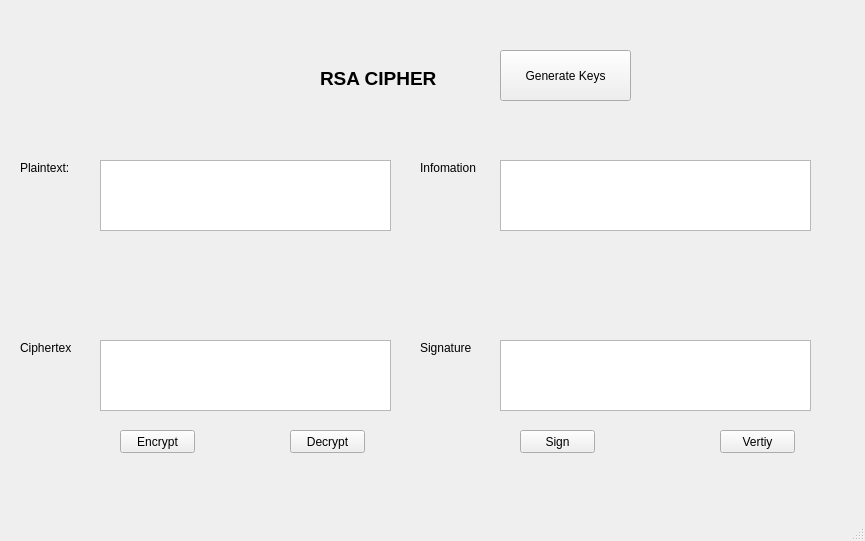
<?xml version="1.0" encoding="UTF-8"?>
<ui version="4.0">
 <class>MainWindow</class>
 <widget class="QMainWindow" name="MainWindow">
  <property name="geometry">
   <rect>
    <x>0</x>
    <y>0</y>
    <width>865</width>
    <height>541</height>
   </rect>
  </property>
  <property name="windowTitle">
   <string>MainWindow</string>
  </property>
  <widget class="QWidget" name="centralwidget">
   <widget class="QLabel" name="label">
    <property name="geometry">
     <rect>
      <x>320</x>
      <y>70</y>
      <width>121</width>
      <height>16</height>
     </rect>
    </property>
    <property name="font">
     <font>
      <pointsize>14</pointsize>
      <weight>75</weight>
      <bold>true</bold>
     </font>
    </property>
    <property name="text">
     <string>RSA CIPHER</string>
    </property>
   </widget>
   <widget class="QLabel" name="label_2">
    <property name="geometry">
     <rect>
      <x>20</x>
      <y>160</y>
      <width>51</width>
      <height>16</height>
     </rect>
    </property>
    <property name="text">
     <string>Plaintext:</string>
    </property>
   </widget>
   <widget class="QLabel" name="label_3">
    <property name="geometry">
     <rect>
      <x>20</x>
      <y>340</y>
      <width>51</width>
      <height>16</height>
     </rect>
    </property>
    <property name="text">
     <string>Ciphertext:</string>
    </property>
   </widget>
   <widget class="QLabel" name="label_4">
    <property name="geometry">
     <rect>
      <x>420</x>
      <y>160</y>
      <width>61</width>
      <height>16</height>
     </rect>
    </property>
    <property name="text">
     <string>Infomation</string>
    </property>
   </widget>
   <widget class="QLabel" name="label_5">
    <property name="geometry">
     <rect>
      <x>420</x>
      <y>340</y>
      <width>51</width>
      <height>16</height>
     </rect>
    </property>
    <property name="text">
     <string>Signature</string>
    </property>
   </widget>
   <widget class="QTextEdit" name="txt_plain_text">
    <property name="geometry">
     <rect>
      <x>100</x>
      <y>160</y>
      <width>291</width>
      <height>71</height>
     </rect>
    </property>
   </widget>
   <widget class="QTextEdit" name="txt_cipher_text">
    <property name="geometry">
     <rect>
      <x>100</x>
      <y>340</y>
      <width>291</width>
      <height>71</height>
     </rect>
    </property>
   </widget>
   <widget class="QTextEdit" name="txt_info">
    <property name="geometry">
     <rect>
      <x>500</x>
      <y>160</y>
      <width>311</width>
      <height>71</height>
     </rect>
    </property>
   </widget>
   <widget class="QTextEdit" name="txt_sign">
    <property name="geometry">
     <rect>
      <x>500</x>
      <y>340</y>
      <width>311</width>
      <height>71</height>
     </rect>
    </property>
   </widget>
   <widget class="QPushButton" name="btn_encrypt">
    <property name="geometry">
     <rect>
      <x>120</x>
      <y>430</y>
      <width>75</width>
      <height>23</height>
     </rect>
    </property>
    <property name="text">
     <string>Encrypt</string>
    </property>
   </widget>
   <widget class="QPushButton" name="btn_decrypt">
    <property name="geometry">
     <rect>
      <x>290</x>
      <y>430</y>
      <width>75</width>
      <height>23</height>
     </rect>
    </property>
    <property name="text">
     <string>Decrypt</string>
    </property>
   </widget>
   <widget class="QPushButton" name="btn_sign">
    <property name="geometry">
     <rect>
      <x>520</x>
      <y>430</y>
      <width>75</width>
      <height>23</height>
     </rect>
    </property>
    <property name="text">
     <string>Sign</string>
    </property>
   </widget>
   <widget class="QPushButton" name="btn_verify">
    <property name="geometry">
     <rect>
      <x>720</x>
      <y>430</y>
      <width>75</width>
      <height>23</height>
     </rect>
    </property>
    <property name="text">
     <string>Vertiy</string>
    </property>
   </widget>
   <widget class="QPushButton" name="btn_gen_keys">
    <property name="geometry">
     <rect>
      <x>500</x>
      <y>50</y>
      <width>131</width>
      <height>51</height>
     </rect>
    </property>
    <property name="text">
     <string>Generate Keys</string>
    </property>
   </widget>
  </widget>
  <widget class="QMenuBar" name="menubar">
   <property name="geometry">
    <rect>
     <x>0</x>
     <y>0</y>
     <width>865</width>
     <height>21</height>
    </rect>
   </property>
  </widget>
  <widget class="QStatusBar" name="statusbar"/>
 </widget>
 <resources/>
 <connections/>
</ui>
